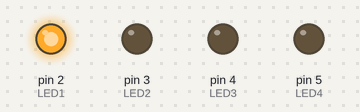
Simulated run of this sketch. Board: Arduino Uno, built with avr-gcc and run on an emulated ATmega328P. On the bench: output pins drawn as LEDs (lit = HIGH).

Above: at 0.06 s.
At 0.6 s:
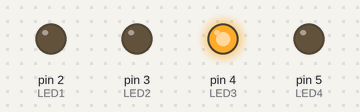
At 1.12 s:
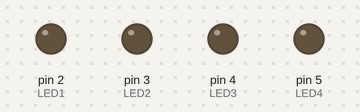
At 2.18 s:
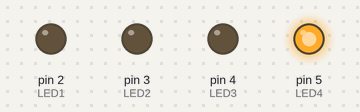
At 2.75 s:
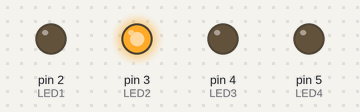
Timing chart, 0 to 3.0 s (numbered marks = the images above):
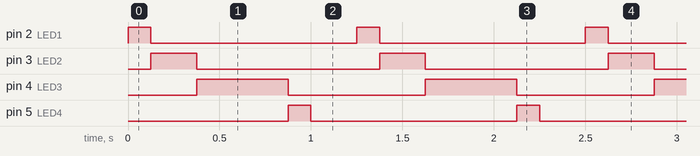

Measured:
- by itself, pin 2 (LED1), pin 5 (LED4): alternates HIGH for 0.13 s and LOW for 1.1 s
- by itself, pin 3 (LED2): alternates HIGH for 0.25 s and LOW for 1.0 s
- by itself, pin 4 (LED3): alternates HIGH for 0.50 s and LOW for 0.75 s

The sketch:

Atividade2__Semana_17_.ino
```cpp
#define LED1 2
#define LED2 3
#define LED3 4
#define LED4 5

void setup() {
  pinMode(LED1, OUTPUT);
  pinMode(LED2, OUTPUT);
  pinMode(LED3, OUTPUT);
  pinMode(LED4, OUTPUT);
}

void loop() {
  digitalWrite(LED1, HIGH);
  delay(125);
  digitalWrite(LED1, LOW);

  digitalWrite(LED2, HIGH);
  delay(250);
  digitalWrite(LED2, LOW);

  digitalWrite(LED3, HIGH);
  delay(500);
  digitalWrite(LED3, LOW);

  digitalWrite(LED4, HIGH);
  delay(125);
  digitalWrite(LED4, LOW);

  delay(250);
}
```
